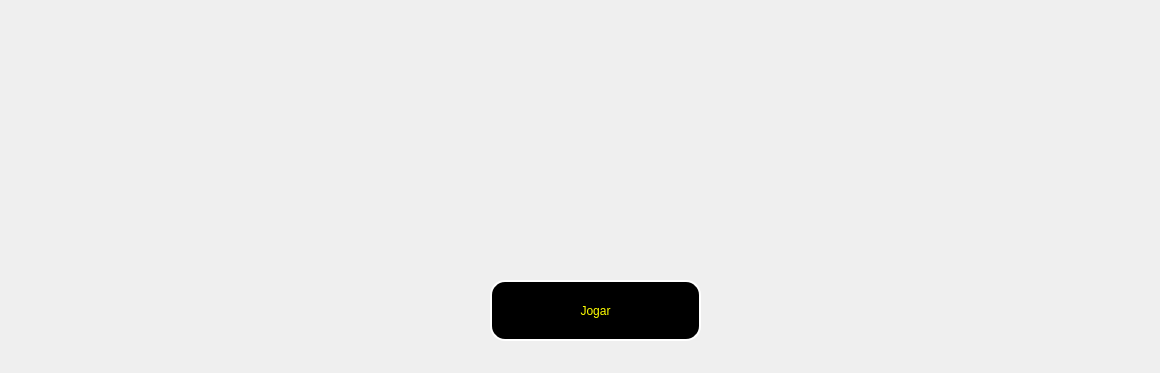
<?xml version="1.0" encoding="UTF-8"?>
<ui version="4.0">
 <class>MainWindow</class>
 <widget class="QMainWindow" name="MainWindow">
  <property name="geometry">
   <rect>
    <x>0</x>
    <y>0</y>
    <width>1160</width>
    <height>373</height>
   </rect>
  </property>
  <property name="minimumSize">
   <size>
    <width>1160</width>
    <height>373</height>
   </size>
  </property>
  <property name="maximumSize">
   <size>
    <width>1160</width>
    <height>373</height>
   </size>
  </property>
  <property name="windowTitle">
   <string>Show do Milhão Finances</string>
  </property>
  <property name="windowIcon">
   <iconset>
    <normaloff>imgs/icone.ico</normaloff>imgs/icone.ico</iconset>
  </property>
  <widget class="QWidget" name="centralwidget">
   <widget class="QLabel" name="label">
    <property name="geometry">
     <rect>
      <x>0</x>
      <y>-40</y>
      <width>1641</width>
      <height>451</height>
     </rect>
    </property>
    <property name="text">
     <string/>
    </property>
    <property name="pixmap">
     <pixmap>imgs/home background.png</pixmap>
    </property>
   </widget>
   <widget class="QPushButton" name="botaoJogar">
    <property name="geometry">
     <rect>
      <x>490</x>
      <y>280</y>
      <width>211</width>
      <height>61</height>
     </rect>
    </property>
    <property name="styleSheet">
     <string notr="true">QPushButton {
background-color: rgb(0, 0, 0);
font: 75 24pt &quot;Garamond&quot;;
color: rgb(255, 255, 0);
border-radius: 15px;
border: 2px solid white;
}

QPushButton:hover {
border: 5px solid rgb(255, 255, 0);
}

QPushButton:clicked {

}</string>
    </property>
    <property name="text">
     <string>Jogar</string>
    </property>
   </widget>
  </widget>
 </widget>
 <resources/>
 <connections/>
</ui>
